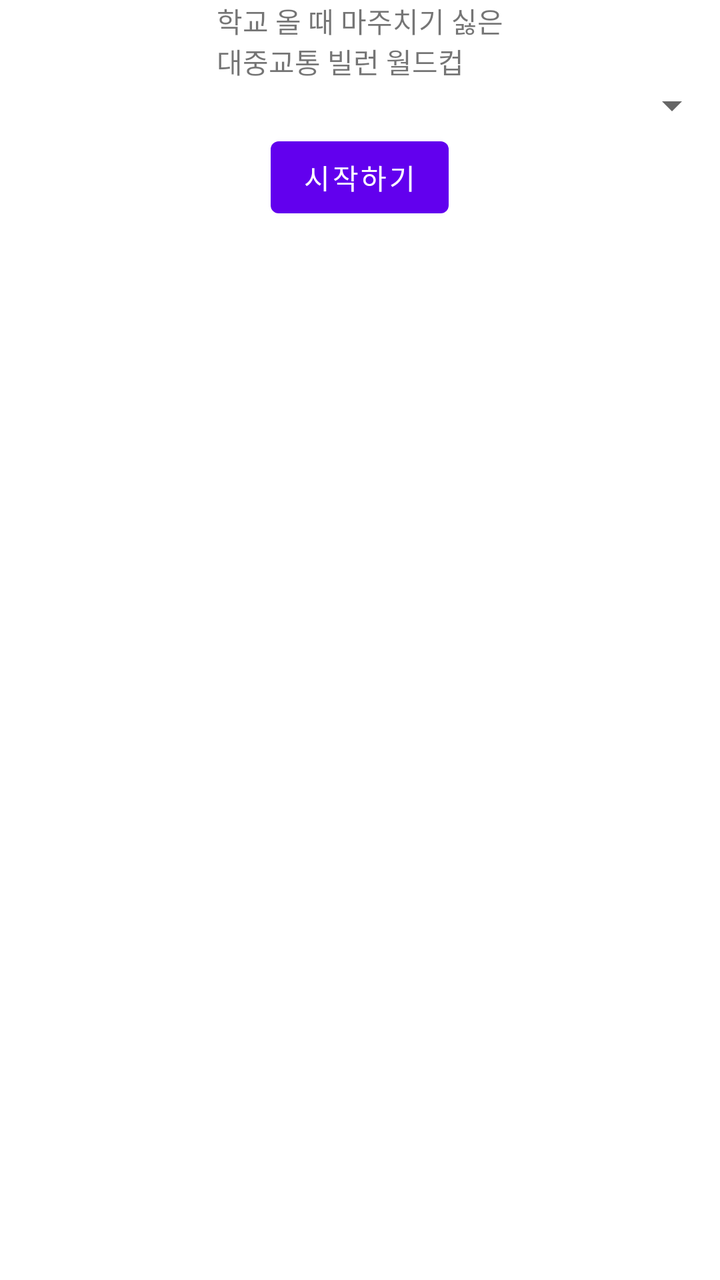
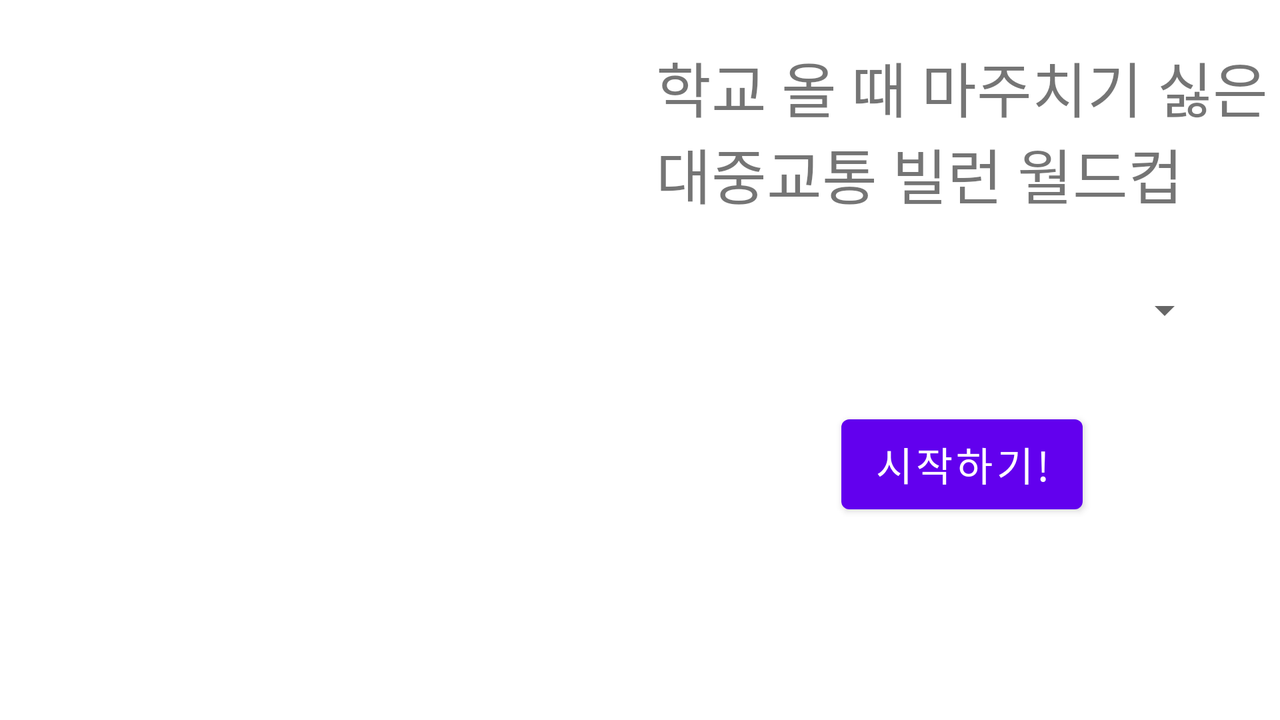

The same Android screen from two of the app's own layout files: first res/layout/ as a phone draws it, then the repository's variant for another configuration, drawn on a device whose configuration selects that folder. Both files follow.
<!-- AndroidManifest.xml: application theme Theme.HarmWorldcup -->
<!-- res/layout/activity_main.xml -->
<?xml version="1.0" encoding="utf-8"?>
<LinearLayout xmlns:android="http://schemas.android.com/apk/res/android"
    xmlns:app="http://schemas.android.com/apk/res-auto"
    xmlns:tools="http://schemas.android.com/tools"
    android:layout_width="match_parent"
    android:layout_height="match_parent"
    android:orientation="vertical"
    tools:context=".MainActivity">

    <TextView
        android:layout_width="wrap_content"
        android:layout_height="wrap_content"
        android:layout_gravity="center"
        android:text="학교 올 때 마주치기 싫은\n대중교통 빌런 월드컵" />


    <Spinner
        android:id="@+id/selectGang"
        android:layout_width="match_parent"
        android:layout_height="wrap_content" />

    <Button
        android:id="@+id/startBtn"
        android:layout_width="wrap_content"
        android:layout_height="wrap_content"
        android:layout_gravity="center"
        android:text="시작하기" />

</LinearLayout>
<!-- resources referenced by this layout -->
<resources>
  <style name="Theme.HarmWorldcup" parent="Theme.MaterialComponents.DayNight.DarkActionBar">
          
          <item name="colorPrimary">@color/purple_500</item>
          <item name="colorPrimaryVariant">@color/purple_700</item>
          <item name="colorOnPrimary">@color/white</item>
          
          <item name="colorSecondary">@color/teal_200</item>
          <item name="colorSecondaryVariant">@color/teal_700</item>
          <item name="colorOnSecondary">@color/black</item>
          
          <item name="android:statusBarColor">?attr/colorPrimaryVariant</item>
          
      </style>
</resources>
<!-- res/layout-land/activity_main.xml (the repository's variant of the layout above) -->
<!-- drawn on the phone turned sideways -->
<?xml version="1.0" encoding="utf-8"?>
<androidx.constraintlayout.widget.ConstraintLayout xmlns:android="http://schemas.android.com/apk/res/android"
    xmlns:app="http://schemas.android.com/apk/res-auto"
    xmlns:tools="http://schemas.android.com/tools"
    android:layout_width="match_parent"
    android:layout_height="match_parent"
    tools:context=".MainActivity">

    <TextView
        android:layout_width="wrap_content"
        android:layout_height="wrap_content"
        android:layout_gravity="center"
        android:fontFamily="@font/sb_aro_b"
        android:text="학교 올 때 마주치기 싫은\n대중교통 빌런 월드컵"
        android:textSize="30sp"
        app:layout_constraintBottom_toTopOf="@+id/selectGang"
        app:layout_constraintEnd_toEndOf="parent"
        app:layout_constraintStart_toEndOf="@+id/imageView"
        app:layout_constraintTop_toTopOf="parent" />

    <ImageView
        android:id="@+id/imageView"
        android:layout_width="291dp"
        android:layout_height="334dp"
        android:layout_gravity="center"
        android:src="@drawable/startimg"
        app:layout_constraintBottom_toBottomOf="parent"
        app:layout_constraintEnd_toEndOf="parent"
        app:layout_constraintHorizontal_bias="0.088"
        app:layout_constraintStart_toStartOf="parent"
        app:layout_constraintTop_toTopOf="parent"
        app:layout_constraintVertical_bias="0.493" />

    <Spinner
        android:id="@+id/selectGang"
        android:layout_width="251dp"
        android:layout_height="50dp"
        android:layout_gravity="center"
        android:layout_marginTop="110dp"
        android:layout_marginBottom="180dp"
        app:layout_constraintBottom_toBottomOf="parent"
        app:layout_constraintEnd_toEndOf="parent"
        android:fontFamily="@font/sb_aro_b"
        android:textSize="17sp"
        app:layout_constraintStart_toEndOf="@+id/imageView"
        app:layout_constraintVertical_bias="0.0" />

    <Button
        android:id="@+id/startBtn"
        android:layout_width="wrap_content"
        android:layout_height="57dp"
        android:layout_gravity="center"
        android:fontFamily="@font/sb_aro_b"
        android:textSize="20sp"
        android:text="시작하기!"
        app:layout_constraintBottom_toBottomOf="parent"
        app:layout_constraintEnd_toEndOf="parent"
        app:layout_constraintHorizontal_bias="0.501"
        app:layout_constraintStart_toEndOf="@+id/imageView"
        app:layout_constraintTop_toBottomOf="@+id/selectGang"
        app:layout_constraintVertical_bias="0.193" />


</androidx.constraintlayout.widget.ConstraintLayout>
